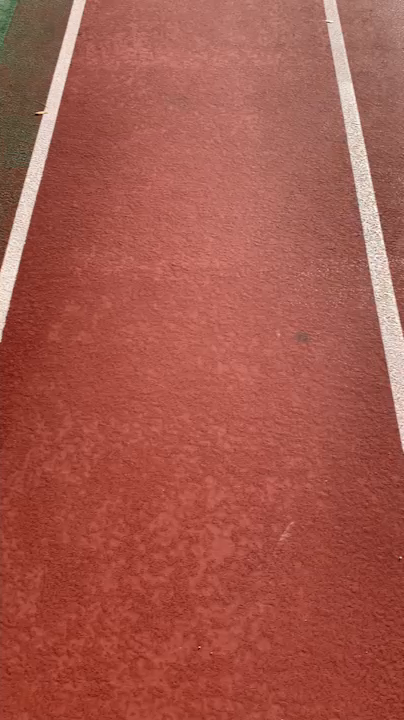
#> input picture frame 30 of image/stopline_test_1.mp4, 404 x 720 px, given in place of Shadow_Test_1.avi, which was not available
$ python main.py   (older library calls are emulated)
#> lines starting #> are read from the running program, lines starting #| are printed output that depends on the picture; pictures that were not available may be replaced by others from this repository, and a replacement may not be noted
import math
import scipy.fftpack
import numpy as np
import cv2

# 좌표 설정
_LB = 0    # 좌하
_LT = 1    # 좌상
_RB = 2    # 우하
_RT = 3    # 우상

# 색상 설정
_RED = (255, 0, 0)
_GREEN = (0, 255, 0)
_BLUE = (0, 0, 255)
_BLACK = (0, 0, 0)
_WHITE = (255, 255, 255)

# TODO : ?
_PAUSE_TIME = 0.01
_DEG_ERROR_RANGE = 1
_DIST_ERROR_RANGE = 8

# 영상 이미지 상 좌표 표시하기
def make_source_marker(image):
    marked_img = image.copy()
    marker_size = 10
    # LB, LT, RB, RT
    position = [
        (60, 350), (170, 80), (630, 350), (510, 80)
    ]
    cv2.circle(marked_img, position[_LB], marker_size, _RED, -1)
    cv2.circle(marked_img, position[_LT], marker_size, _GREEN, -1)
    cv2.circle(marked_img, position[_RB], marker_size, _BLUE, -1)
    cv2.circle(marked_img, position[_RT], marker_size, _BLACK, -1)

    return marked_img, position

# 영상 이미지 변형 (bird eyes view)
def wrapping_img(image, source_position):
    (h, w) = (image.shape[0], image.shape[1])

    source = np.float32(source_position)
    destination = np.float32([(60, 380), (60, 50), (630, 380), (630, 50)])

    transform_matrix = cv2.getPerspectiveTransform(source, destination)     # Matrix to wrap the image for birdseye window
    minverse = cv2.getPerspectiveTransform(destination, source)             # Inverse matrix to unwrap the image for final window
    wrapped_img = cv2.warpPerspective(image, transform_matrix, (w, h))

    return wrapped_img, minverse

# 이미지 프로세싱 (회색조 변환, 블러 처리, 임계 처리, canny)
# [231 lines left out: functions color_filtering_img, set_roi_area, plot_histogram, slide_window_search, draw_lane_lines, imclearborder and 1 more, not called in this run]

def homomorphic_filtering(img, sigma):

    # Convert image to 0 to 1, then do log(1 + I)
    imgLog = np.log1p(np.array(img, dtype="float") / 255)

    # Create Gaussian mask of sigma = 10
    M = 2 * rows + 1
    N = 2 * cols + 1
    (X, Y) = np.meshgrid(np.linspace(0, N - 1, N), np.linspace(0, M - 1, M))
    centerX = np.ceil(N / 2)
    centerY = np.ceil(M / 2)
    gaussianNumerator = (X - centerX) ** 2 + (Y - centerY) ** 2

    # Low pass and high pass filters
    Hlow = np.exp(-gaussianNumerator / (2 * sigma * sigma))
    Hhigh = 1 - Hlow

    # Move origin of filters so that it's at the top left corner to
    # match with the input image
    HlowShift = scipy.fftpack.ifftshift(Hlow.copy())
    HhighShift = scipy.fftpack.ifftshift(Hhigh.copy())

    # Filter the image and crop
    If = scipy.fftpack.fft2(imgLog.copy(), (M,N))
    Ioutlow = scipy.real(scipy.fftpack.ifft2(If.copy() * HlowShift, (M,N)))
    Iouthigh = scipy.real(scipy.fftpack.ifft2(If.copy() * HhighShift, (M,N)))

    # Set scaling factors and add
    gamma1 = 0
    gamma2 = 1
    Iout = gamma1 * Ioutlow[0:rows, 0:cols] + gamma2 * Iouthigh[0:rows, 0:cols]
    # Anti-log then rescale to [0,1]
    Ihmf = np.expm1(Iout)
    Ihmf = (Ihmf - np.min(Ihmf)) / (np.max(Ihmf) - np.min(Ihmf))
    Ihmf2 = np.array(255 * Ihmf, dtype = "uint8")

    # Threshold the image - Anything below intensity 65 gets set to white
    Ithresh = Ihmf2 < 65
    Ithresh = 255 * Ithresh.astype("uint8")

    # Clear off the border.  Choose a border radius of 5 pixels
    Iclear = imclearborder(Ithresh, 5)

    # Eliminate regions that have areas below 120 pixels
    Iopen = bwareaopen(Iclear, 120)

    return Ihmf2, Ithresh, Iopen

# 비디오 불러오기
cap = cv2.VideoCapture("../image/Shadow_Test_1.avi")
winname = "result"

width = cap.get(cv2.CAP_PROP_FRAME_WIDTH)
height = cap.get(cv2.CAP_PROP_FRAME_HEIGHT)

cv2.namedWindow(winname)

# 비디오 읽기
while True:
    ret, img = cap.read()
#> img is the input picture: shape (720, 404, 3); mean B, G, R 75.4, 87.6, 165.1

    if not ret:
        break

    # Number of rows and columns
    rows = img.shape[0]
#> rows = 720
    cols = img.shape[1]
#> cols = 404

    # Remove some columns from the beginning and end
    img = img[:, 59:cols-20]
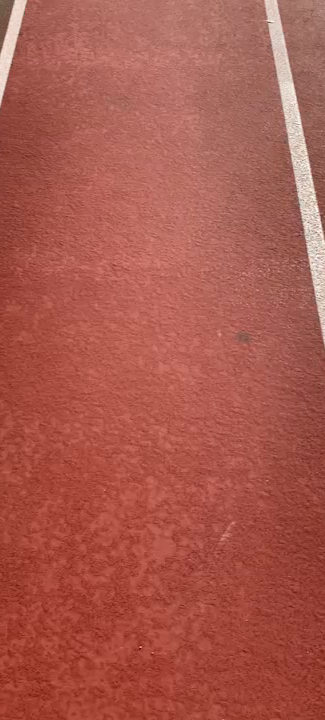
#> img: shape (720, 325, 3); mean B, G, R 76.9, 88.8, 169.2

    # Number of rows and columns
    rows = img.shape[0]
    cols = img.shape[1]
#> cols = 325

    # h : 해당 이미지(영상)의 높이, w : 해당 이미지(영상)의 너비
    # (h, w) = (img.shape[0], img.shape[1])
    homo_sigma = 10
    canny_sigma = 2
    low_thresh = 35
    high_thresh = 180

    mark_img, src_position = make_source_marker(img)
#> in make_source_marker, `cv2.circle(marked_img, position[_LT], marker_size, _GREEN, -1)`:
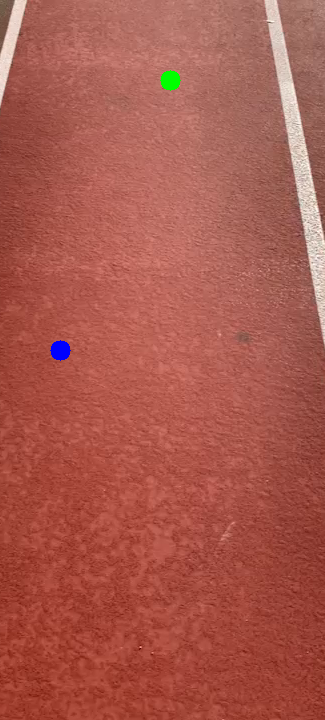
#> marked_img: shape (720, 325, 3); mean B, G, R 77, 88.9, 168.7
#> src_position = [(60, 350), (170, 80), (630, 350), (510, 80)]
    wrap_img, minv = wrapping_img(img, src_position)
#> in wrapping_img, `source = np.float32(source_position)`: source = [[60, 350], [170, 80], [630, 350], [510, 80]]
#> in wrapping_img, `transform_matrix = cv2.getPerspectiveTransform(source, destination)`: transform_matrix = [[2.1, 1.04, -364.8], [-1.8e-16, 2.72, -155], [-1.36e-18, 0.00313, 1]]
#> in wrapping_img, `minverse = cv2.getPerspectiveTransform(destination, source)`: minverse = [[0.562, -0.383, 145.6], [0, 0.368, 57], [2.44e-19, -0.00115, 1]]
#> in wrapping_img, `wrapped_img = cv2.warpPerspective(image, transform_matrix, (w, h))`:
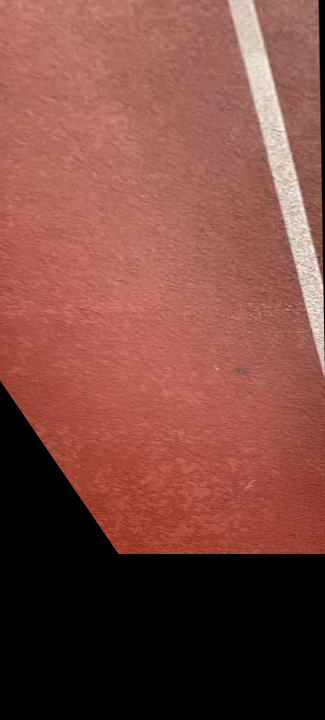
#> wrapped_img: shape (720, 325, 3); mean B, G, R 64.5, 72.5, 124.9
#> minv has the same summary as minverse in wrapping_img
    Ihmf2, Ithresh, Iopen = homomorphic_filtering(wrap_img, homo_sigma) # homomorphic filtering
#> in homomorphic_filtering, `imgLog = np.log1p(np.array(img, dtype="float") / 255)`:
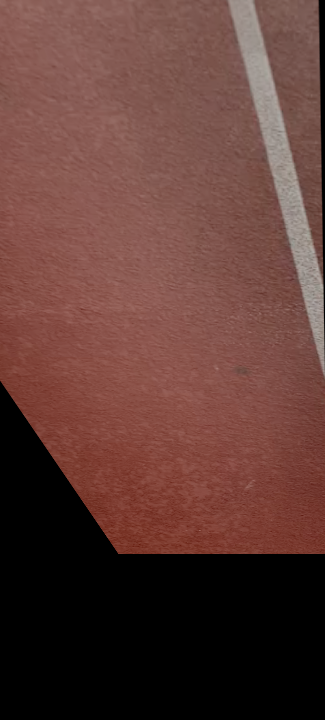
#> imgLog: shape (720, 325, 3) float64; mean B, G, R 0.215, 0.238, 0.373
#> (the run stopped early here; a loop or call above may not have finished)

$ run again, starting later in the video
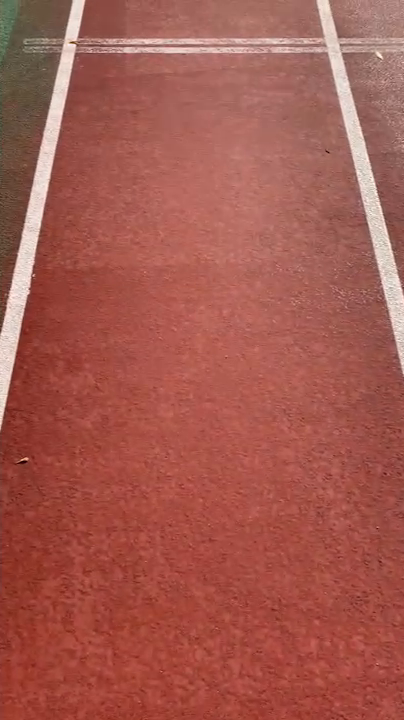
#> input picture frame 137 of image/stopline_test_1.mp4, 404 x 720 px, given in place of Shadow_Test_1.avi, which was not available
#> img is the input picture: shape (720, 404, 3); mean B, G, R 78.9, 89.2, 163.2
#> img: shape (720, 325, 3)
#> src_position = [(60, 350), (170, 80), (630, 350), (510, 80)]
#> source = [[60, 350], [170, 80], [630, 350], [510, 80]]
#> transform_matrix = [[2.1, 1.04, -364.8], [-1.8e-16, 2.72, -155], [-1.36e-18, 0.00313, 1]]
#> minverse = [[0.562, -0.383, 145.6], [0, 0.368, 57], [2.44e-19, -0.00115, 1]]
#> in wrapping_img, `wrapped_img = cv2.warpPerspective(image, transform_matrix, (w, h))`:
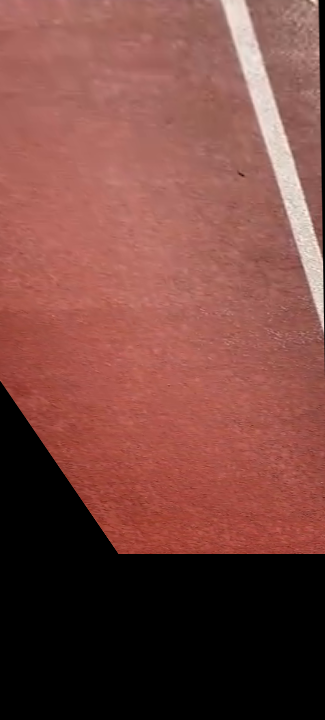
#> wrapped_img: shape (720, 325, 3); mean B, G, R 65.1, 71.8, 122.3
#> minv has the same summary as minverse in wrapping_img
#> in homomorphic_filtering, `imgLog = np.log1p(np.array(img, dtype="float") / 255)`:
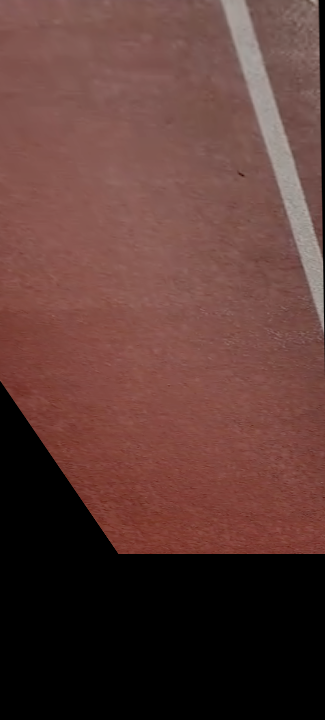
#> imgLog: shape (720, 325, 3) float64; mean B, G, R 0.217, 0.236, 0.367

$ run again, starting later in the video
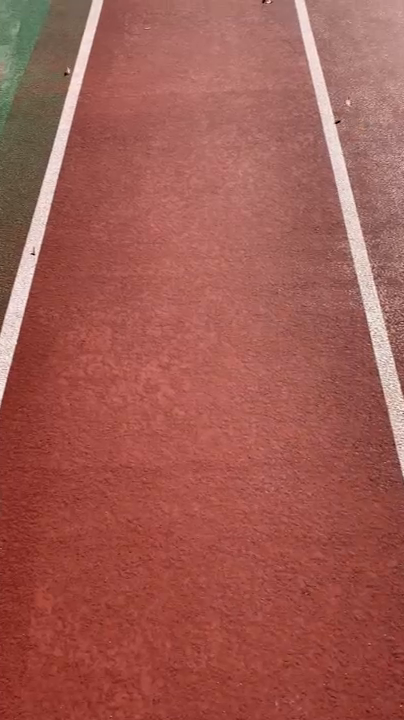
#> input picture frame 244 of image/stopline_test_1.mp4, 404 x 720 px, given in place of Shadow_Test_1.avi, which was not available
#> img is the input picture: shape (720, 404, 3); mean B, G, R 81.9, 90.9, 160.6
#> img: shape (720, 325, 3)
#> src_position = [(60, 350), (170, 80), (630, 350), (510, 80)]
#> source = [[60, 350], [170, 80], [630, 350], [510, 80]]
#> transform_matrix = [[2.1, 1.04, -364.8], [-1.8e-16, 2.72, -155], [-1.36e-18, 0.00313, 1]]
#> minverse = [[0.562, -0.383, 145.6], [0, 0.368, 57], [2.44e-19, -0.00115, 1]]
#> in wrapping_img, `wrapped_img = cv2.warpPerspective(image, transform_matrix, (w, h))`:
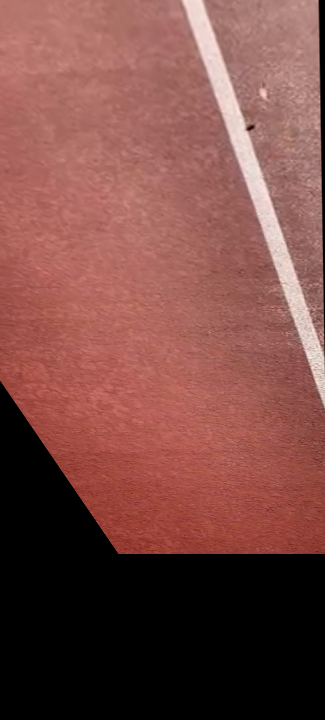
#> wrapped_img: shape (720, 325, 3); mean B, G, R 69.1, 74.7, 122.6
#> minv has the same summary as minverse in wrapping_img
#> in homomorphic_filtering, `imgLog = np.log1p(np.array(img, dtype="float") / 255)`:
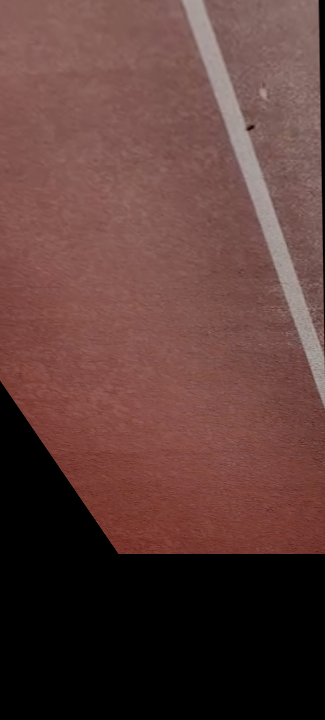
#> imgLog: shape (720, 325, 3) float64; mean B, G, R 0.228, 0.244, 0.368
